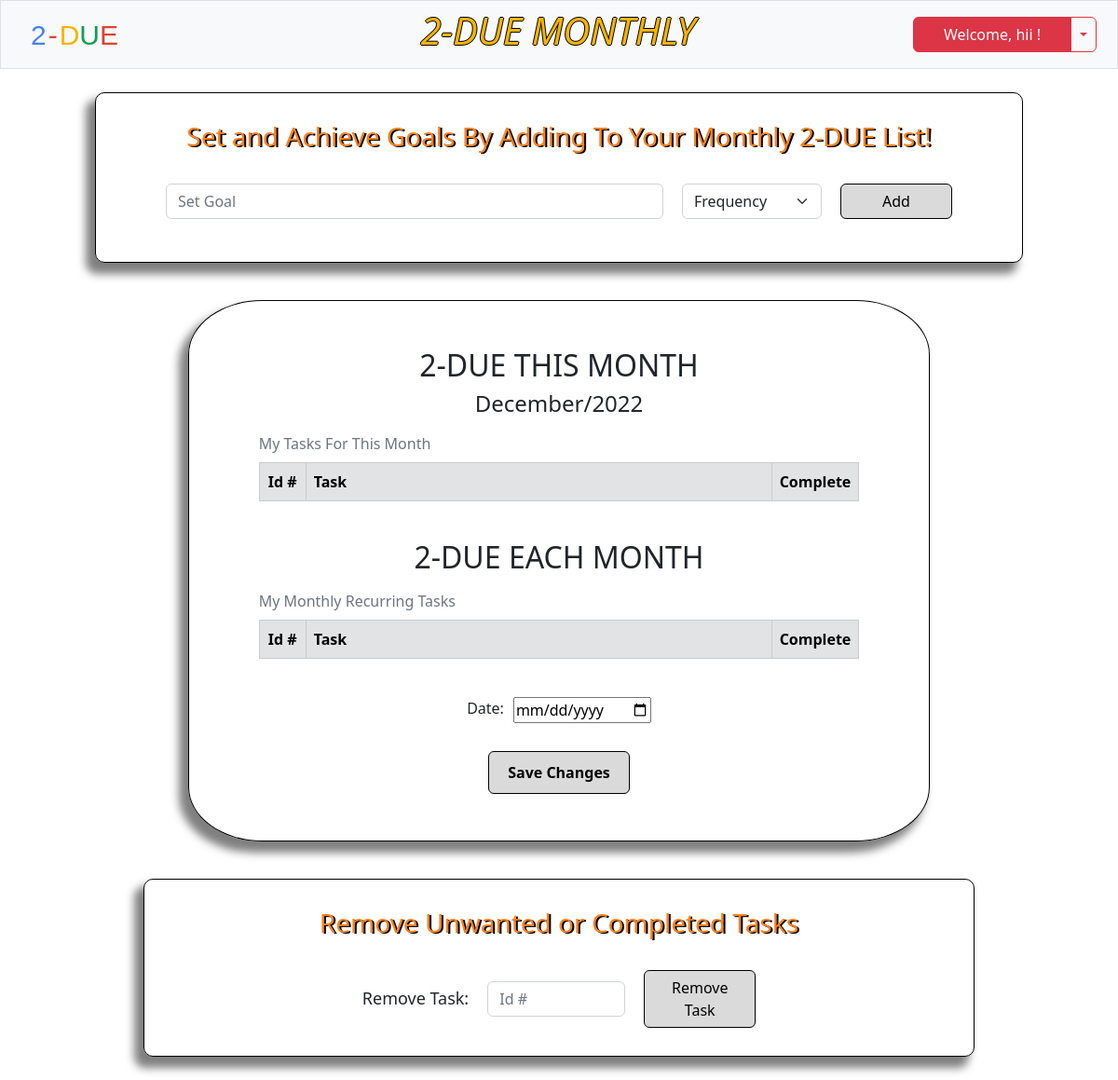
The app's page /monthly (signed in), older data.
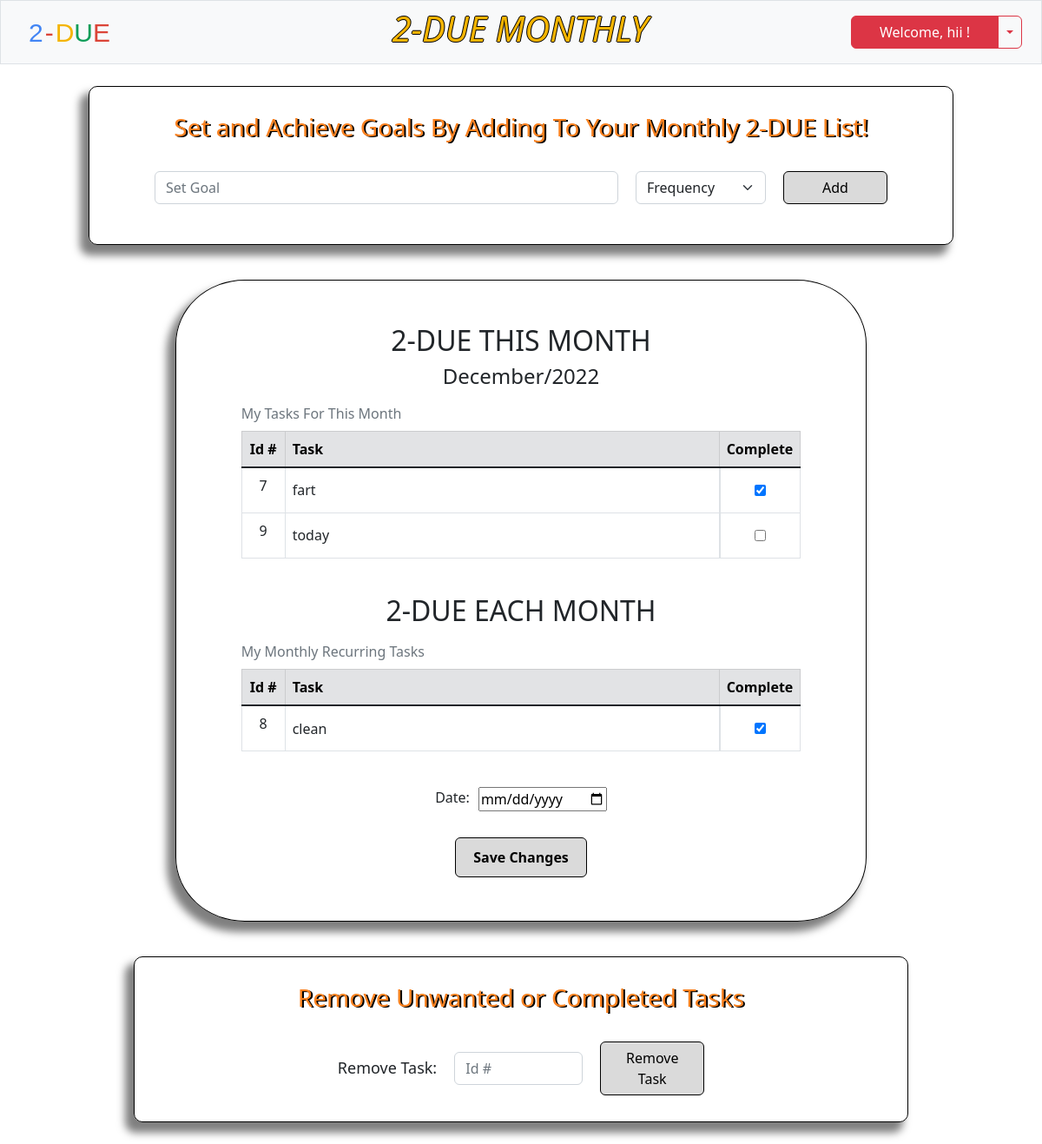
The same page, newer data.
### tables this page shows
CREATE TABLE users (id INTEGER PRIMARY KEY AUTOINCREMENT NOT NULL, username TEXT NOT NULL, hash TEXT NOT NULL, security_code INTEGER NOT NULL);

CREATE TABLE todo (id INTEGER NOT NULL, task_id INTEGER PRIMARY KEY AUTOINCREMENT NOT NULL, task TEXT NOT NULL, frequency TEXT NOT NULL, completeness TEXT NOT NULL, day INTEGER, month INTEGER, year INTEGER);

### app.py (the view, shortened to what this page needs)
@app.route('/monthly', methods=['GET', 'POST'])
def monthly():
    today = datetime.now()
    today_month = today.month
    year = today.year
    months = [
        'January',
        'February',
        'March',
        'April',
        'May',
        'June',
        'July',
        'August',
        'September',
        'October',
        'November',
        'December'
    ]
    MONTH = months[int(today_month) - 1]
    if request.method == "GET":
        username = db.execute("SELECT username FROM users WHERE id = ?", session['user_id'])[0]['username']
        month = db.execute("SELECT * FROM todo WHERE id = (?) AND month = (?) AND year = (?) AND frequency = (?)", session['user_id'], today_month, year, 'month')
        monthly = db.execute("SELECT * FROM todo WHERE id = (?) AND frequency = (?)", session['user_id'], 'monthly')
        return render_template('monthly.html', username=username, month=month, monthly=monthly, MONTH=MONTH, year=year)

### app.py (called while the page is built)
@app.after_request
def after_request(response):
    response.headers['Cache-Control'] = 'no-cache, no store, must-revalidate'
    response.headers['Expires'] = 0
    response.headers['Pragma'] = 'no-cache'
    return response

### templates/monthly.html (shortened to what this page needs)
{% extends 'layout.html' %}
{% block nav %}
    <a class="navbar-brand" href="/monthly"><span class="blue">2</span><span class="red dash">-</span><span class="yellow">D</span><span class="green">U</span><span class="red">E</span></a>
    <h2 class="weather-header"><em>2-DUE MONTHLY</em></h2>
    <div class="login btn-group">
        <button type="button" class="btn btn-danger" id="menu-btn">Welcome, {{ username }} !</button>
        <button type="button" class="btn btn-outline-danger dropdown-toggle dropdown-toggle-split" data-bs-toggle="dropdown" aria-expanded="false">
        </button>
    </div>
{% endblock %}
{% block main %}
    <form action="/monthly" class="daily" method="post">
        <div class="daily-header">
            <h3>Set and Achieve Goals By Adding To Your Monthly 2-DUE List!</h3>
        </div>
        <div class="mb-3 goals">
            <input autocomplete="off" class="form-control mx-auto w-auto" id="daily" name="monthly" placeholder="Set Goal" size="50" required>
            <select class="form-select select" name="goal-type" id="goal-type">
                <option value="select" selected disabled>Frequency</option>
            </select>
            <button class="btn btn-primary" id="daily-submit" name="monthly-submit" type="submit">Add</button>
        </div>
    </form>
    <form action="/monthly" class="save-today" method="post">
        <div class="daily-table">
            <h2 style="text-align: center; margin-top: 25px;">2-DUE THIS MONTH</h2>
            <h4 style="text-align: center;">{{ MONTH }}/{{ year }}</h4>
                <table class="table table-hover table-bordered">
                    <caption>My Tasks For This Month</caption>
                    <thead>
                        <tr class="table-secondary">
                            <th class="text-center task-id">Id #</th>
                            <th class="text-start task-head">Task</th>
                            <th class="text-start">Complete</th>
                        </tr>
                    </thead>
                    <tbody class="table-group-divider">
                    {% if month %}
                    {% for row in month %}
                    <tr>
                        <td class="text-center">{{ row.task_id }}</td>
                        <td class="text-start task">{{ row.task }}</td>
                        {% if row.completeness == 'incomplete' %}
                        <td class="center-td"><input type='checkbox' id='incomplete' value="{{ row.task_id }}" name="checkbox"></td>
                        {% else %}
                        <td class="center-td" id="complete"><input type="checkbox" value="{{ row.task_id }}" name="checkbox" checked></td>
                        {% endif %}
                    </tr>
                    {% endfor %}
                    {% endif %}
                    </tbody>
                </table>
        </div>
        <div class="daily-table">
            <h2 style="text-align: center;">2-DUE EACH MONTH</h2>
            <table class="table table-hover table-bordered">
                <caption>My Monthly Recurring Tasks</caption>
                <thead>
                    <tr class="table-secondary">
                        <th class="text-center task-id">Id #</th>
                        <th class="text-start task-head">Task</th>
                        <th class="text-start">Complete</th>
                    </tr>
                </thead>
                <tbody class="table-group-divider">
                {% if monthly %}
                {% for row in monthly %}
                <tr>
                    <td class="text-center">{{ row.task_id }}</td>
                    <td class="text-start task">{{ row.task }}</td>
                    {% if row.completeness == 'incomplete' %}
                    <td class="center-td"><input type='checkbox' id='incomplete' value="{{ row.task_id }}" name="checkbox"></td>
                    {% else %}
                    <td class="center-td" id="complete"><input type="checkbox" id="complete" value="{{ row.task_id }}" name="checkbox" checked></td>
                    {% endif %}
                </tr>
                {% endfor %}
                {% endif %}
                </tbody>
            </table>
        </div>
        <div class="end">
            <label for="date">Date: </label>
            <input type="date" id="date" name="date">
        </div>
        <button type="submit" class="btn btn-primary" id="save-daily" name="save-daily">Save Changes</button>
    </form>
    <form action="/monthly" class="daily" method="post">
        <div class="daily-header">
            <h3>Remove Unwanted or Completed Tasks</h3>
        </div>
        <div class="remove">
            <label for="remove">Remove Task: </label>
            <input type="number" class="form-control w-auto" autocomplete='off' placeholder='Id #' name="remove" id="remove" required>
            <button class="btn btn-primary" id='remove-submit' name="remove-submit" type="submit">Remove Task</button>
        </div>
    </form>
{% endblock %}

### templates/layout.html (shortened to what this page needs)
<!DOCTYPE html>
<html lang="en">
    <head>
        <link href="https://cdn.jsdelivr.net/npm/bootstrap@5.2.2/dist/css/bootstrap.min.css" rel="stylesheet">
        <link rel="stylesheet" href="/static/layout.css">
    </head>
    <body>
        <div class="main">
            <nav class="bg-light border navbar navbar-expand-md navbar-light">
                <div class="container-fluid">
                    {% block nav %}{% endblock %}
                </div>
            </nav>
            <div class="body">
            {% block main %}{% endblock %}
            </div>
        </div>
    </body>
</html>

### static/layout.css (style rules this page uses)
.main { display: flex; flex-flow: column; }
.navbar { min-height: 55px; }
.navbar-brand { margin-left: 20px; }
span { font-size: 30px; font-family: 'Product Sans', sans-serif; }
.blue { color: #4285F4; }
.red { color: #DB4437; }
.dash { padding-left: 2px; padding-right: 2px; }
.yellow { color: #F4B400; }
.green { color: #0F9D58; }
.body { display: flex; flex-flow: column; align-items: center; }
.container-fluid { min-width: 763px; }
.login { margin-right: 10px; }
.btn-primary { width: 120px; color: black; background-color: #dadada; border: 1px solid black; position: relative; }
.weather-header { color: #F4B400; text-shadow: 1px 0 0 #000, 0 -1px 0 #000, 0 1px 0 #000, -1px 0 0 #000; font-size: 40px; margin-left: 75px; }
#menu-btn { width: 170px; font-size: 16px; }
.daily { border: 1px solid black; border-radius: 10px; padding: 30px 75px; margin: 25px 0px; box-shadow: -8px 10px 10px 2px rgba(0, 0, 0, 0.5); display: flex; flex-direction: column; }
.goals { display: flex; gap: 20px; }
.select { width: 150px; }
.daily-header { text-align: center; color:rgb(250, 129, 31); text-shadow: 2px 1px #000; margin-bottom: 25px; min-width: 740px; }
.center-td { display: flex; justify-content: center; align-items: center; }
.center-td input { height: 35px; }
.task-head { min-width: 500px; max-width: 750px; max-height: 52px; }
.task { vertical-align: middle; overflow-x: auto; }
caption { caption-side: top; }
.daily-table { margin-bottom: 25px; }
#save-daily { min-width: fit-content; padding: 10px 20px; font-weight: bold; margin-bottom: 25px; }
.save-today { display: flex; flex-direction: column; align-items: center; border: 1px solid black; border-radius: 10%; margin: 15px 0px; padding: 25px 75px; min-width: 795px; box-shadow: -8px 10px 10px 2px rgba(0, 0, 0, 0.5); }
.task-id { min-width: 50px; }
.remove { display: flex; align-items: center; justify-content: center; gap: 20px; }
.remove > label { font-size: 18px; }
#remove { width: clamp(8ch, 20%, 25ch) !important; }
.end { display: flex; flex-direction: row; gap: 10px; margin-bottom: 30px; }
#date { height: clamp(100%, 1.5em, 2em); }

Row changes from the older to the newer data that the page shows:
added todo: task_id "7", task "fart", shown under "My Tasks For This Month"
added todo: task_id "9", task "today", shown under "My Tasks For This Month"
added todo: task_id "8", task "clean", shown under "My Monthly Recurring Tasks"
